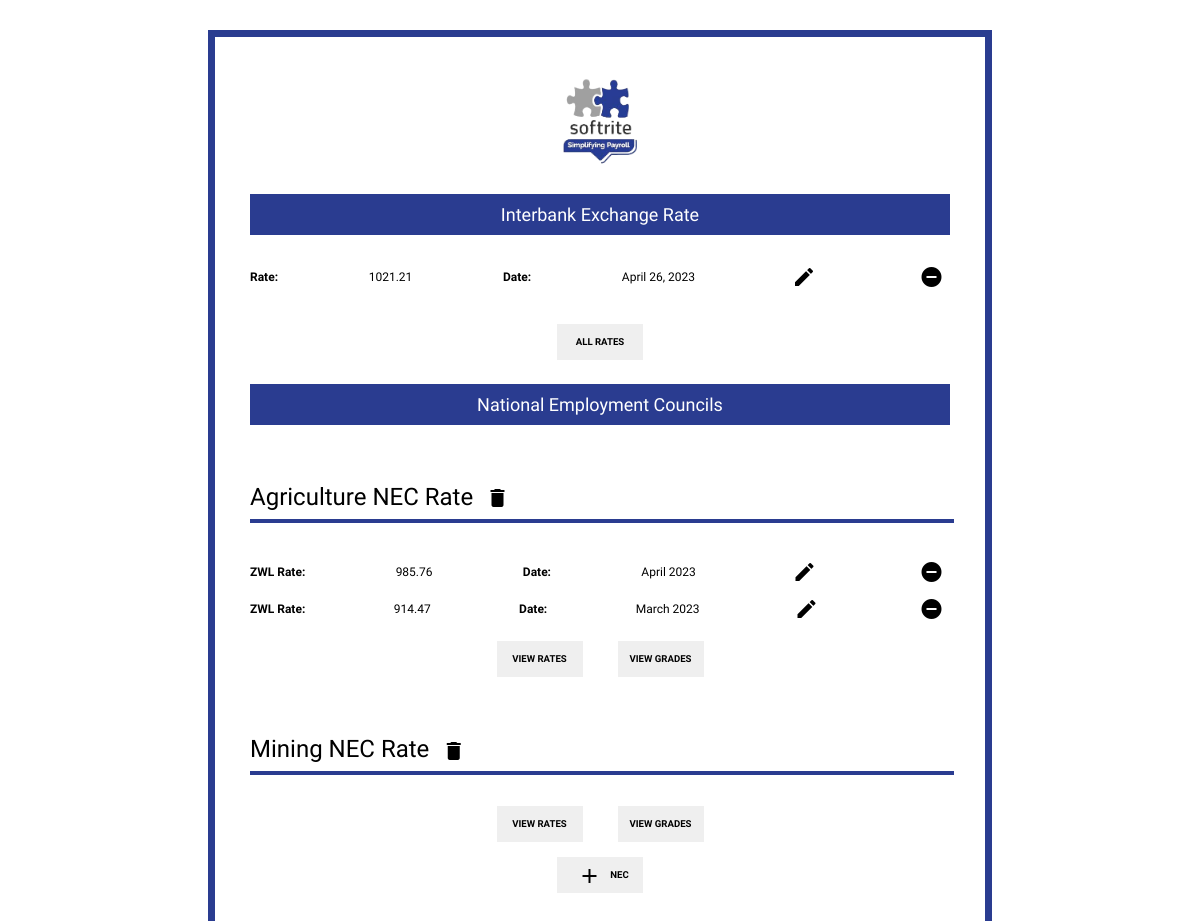
The app's page /, older data.
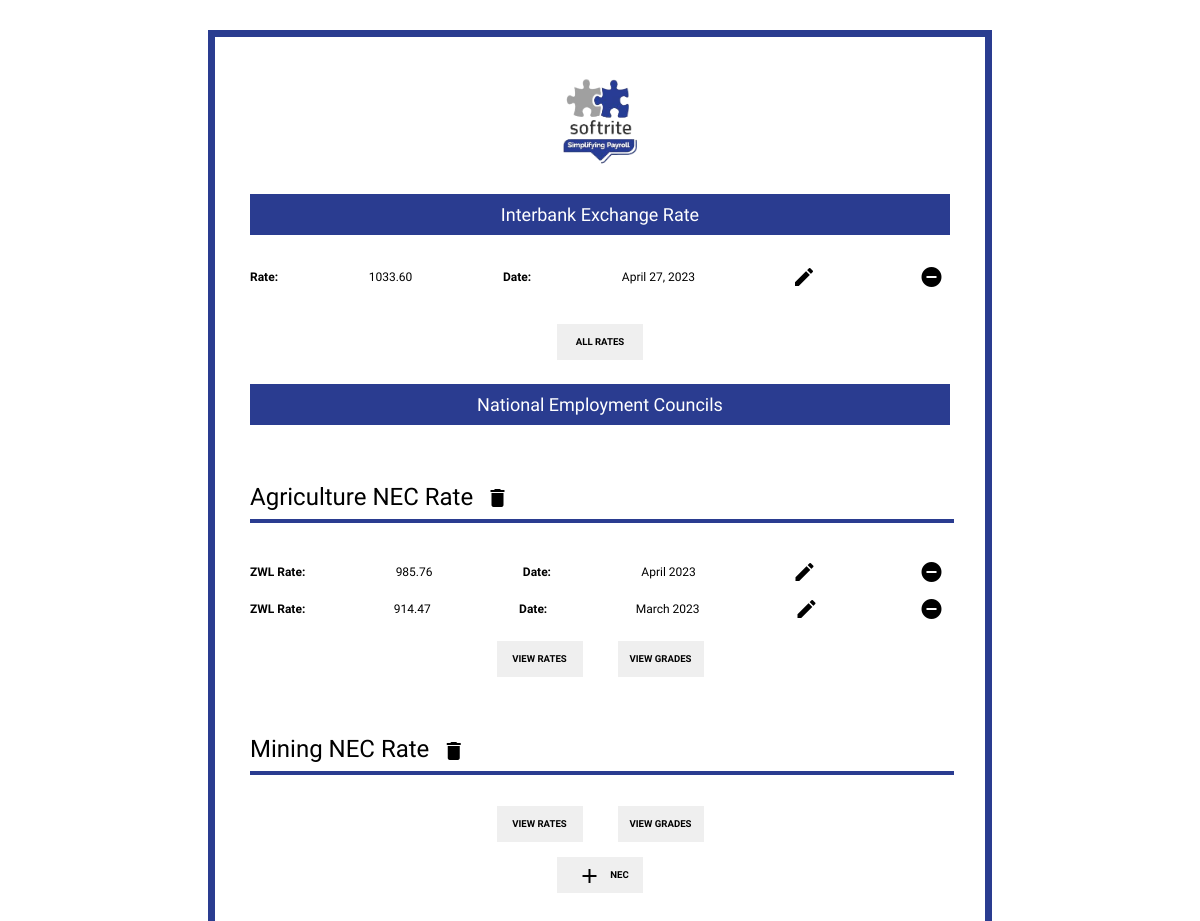
The same page, newer data.
### payroll_info/models.py (models this page shows, shortened)
class InterbankUSDRate(models.Model):
    date = models.DateField(default=datetime.today, unique=True)
    rate = models.FloatField()
    class Meta:
        verbose_name_plural = "Interbank USD Rates"

### payroll_info/views.py (the view)
# urls.py: 2. Add a URL to urlpatterns:  path('', views.home, name='home')
def home(request):
    necs = NEC.objects.all()
    interbank_instance = InterbankUSDRate.objects.order_by('-date').first()  # ordered by date descending (latest first)
    context = {
        'title': 'Admin',
        'necs': necs,
        'interbank_rate': interbank_instance,
    }
    return render(request, 'payroll_info/admin.html', context)

### payroll_info/templates/payroll_info/admin.html (shortened to what this page needs)
{% extends 'payroll_info/base.html' %}
{% block content %}
    <div id="home_page">
        <section id="interbank_rate" >
            <span class="section-header">
                Interbank Exchange Rate
            </span>
            <span class="flex-row">
                <label><b>Rate: </b></label>
                {{ interbank_rate.rate|floatformat:2 }}
                <label><b>Date: </b></label>
                {{ interbank_rate.date }}
                <a class="plain-link" href="{% url 'interbank-update' interbank_rate.id %}">
                    <i class="material-icons">edit</i>
                </a>
                <a class="plain-link" href="{% url 'interbank-delete' interbank_rate.id %}">
                    <i class="material-icons">remove_circle</i>
                </a>
            </span>
            <br>
        </section>
        <span class="button-row">
            <a class="plain-link" href="{% url 'interbank-rates' %}">
                <button type="button">
                    All Rates
                </button>
            </a>
        </span>
        <section id="nec_rates">
            <span class="section-header">
                National Employment Councils
            </span>
            {% for nec in necs %}
                <div class="collapsable" id="{{ nec.name }}_nec">
                    <h5>
                        {{ nec.name }} NEC Rate
                        <a class="plain-link" href="{% url 'nec-delete' nec.id %}">
                            <i class="material-icons">delete</i>
                        </a>
                    </h5>
                    {% if nec.rates_set %}
                        {% for nec_rate in nec.rates_set.all|dictsortreversed:'date'|slice:":2" %}
                            <span class="flex-row">
                            <label><b>ZWL Rate:</b></label>
                            {{ nec_rate.rate|floatformat:2 }}
                                <label><b>Date:</b></label>
                            {{ nec_rate.date|date:'F Y'}}
                            <a class="plain-link" href="{% url 'nec-rate-update' nec.id nec_rate.id %}">
                                <i class="material-icons">edit</i>
                            </a>
                            <a class="plain-link" href="{% url 'nec-rate-delete' nec.id nec_rate.id %}">
                                <i class="material-icons">remove_circle</i>
                            </a>
                        </span>
                        {% endfor %}
                    {% endif %}
                    <span class="button-row">
                        <a class="plain-link" href="{% url 'nec-rates' nec.id %}">
                            <button type="button">
                                View Rates
                            </button>
                        </a>
                        <a class="plain-link" href="{% url 'nec-grades' nec.id %}">
                            <button type="button">
                                View Grades
                            </button>
                        </a>
                    </span>
                </div>
            {% endfor %}
            <span class="button-row">
                <a class="plain-link" href="{% url 'nec-add' %}">
                    <button type="button" style="display: block; margin: auto;">
                        <i class="material-icons">add</i> NEC
                    </button>
                </a>
            </span>
        </section>
    </div>
{% endblock %}

Row changes from the older to the newer data that the page shows:
no longer on this page (row unchanged): InterbankUSDRate: rate "1021.21", date "April 26, 2023"
added InterbankUSDRate: rate "1033.60", date "April 27, 2023"
